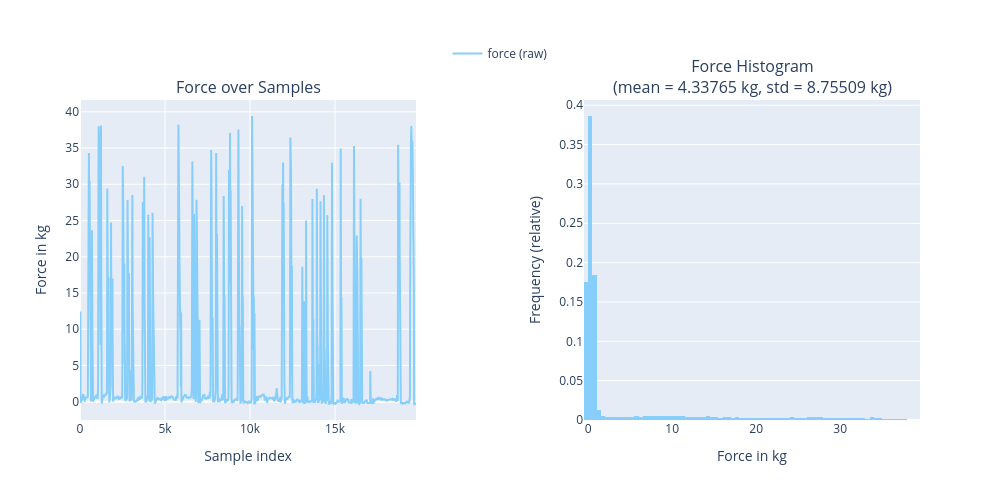

The notebook cell this image was saved under:
### Markdown cell above
# Force vs. time

### Code cell
import plotly.graph_objects as go
from plotly.subplots import make_subplots

# Calculate mean and std deviation
mean_force = df['pedalForceRaw_fl32'].mean()
std_force = df['pedalForceRaw_fl32'].std()

# Create subplots: 1 row, 2 columns
fig = make_subplots(
    rows=1, cols=2,
    subplot_titles=("Force over Samples", f"Force Histogram<br>(mean = {mean_force:.5f} kg, std = {std_force:.5f} kg)"),
    horizontal_spacing=0.2
)

# Light blue color
light_blue = '#87CEFA'

# Left subplot: forceRaw_InKg over samples
fig.add_trace(
    go.Scatter(
        x=df.index,  # or df['time_InMs'] if desired
        y=df['pedalForceRaw_fl32'],
        mode='lines',
        name='force (raw)',
        line=dict(color=light_blue)
    ),
    row=1, col=1
)

# Right subplot: histogram of forceRaw_InKg
fig.add_trace(
    go.Histogram(
        x=df['pedalForceRaw_fl32'],
        name='force (raw)',
        histnorm='probability',
        marker_color=light_blue,
        showlegend=False
    ),
    row=1, col=2
)

# Layout and axes
fig.update_layout(
    height=500,
    width=1000,
    showlegend=True,
    legend=dict(
        orientation="h",
        yanchor="bottom",
        y=1.1,
        xanchor="center",
        x=0.5
    )
)

fig.update_xaxes(title_text="Sample index", row=1, col=1)
fig.update_yaxes(title_text="Force in kg", row=1, col=1)
fig.update_xaxes(title_text="Force in kg", row=1, col=2)
fig.update_yaxes(title_text="Frequency (relative)", row=1, col=2)

fig.show()

### Figure 1 — Plotly figure (JSON) as saved in the notebook; plotly's stock layout.template omitted (floating-point values rounded to 4 significant figures; data arrays with more than 128 entries replaced by an {"elided": "..."} marker saying what was removed)
{"data": [{"line": {"color": "#87CEFA"}, "mode": "lines", "name": "force (raw)", "type": "scatter", "x": {"elided": "19764 int values"}, "xaxis": "x", "y": {"elided": "19764 float values"}, "yaxis": "y"}, {"histnorm": "probability", "marker": {"color": "#87CEFA"}, "name": "force (raw)", "showlegend": false, "type": "histogram", "x": {"elided": "19764 float values"}, "xaxis": "x2", "yaxis": "y2"}], "layout": {"annotations": [{"font": {"size": 16}, "showarrow": false, "text": "Force over Samples", "x": 0.2, "xanchor": "center", "xref": "paper", "y": 1, "yanchor": "bottom", "yref": "paper"}, {"font": {"size": 16}, "showarrow": false, "text": "Force Histogram<br>(mean = 4.33765 kg, std = 8.75509 kg)", "x": 0.8, "xanchor": "center", "xref": "paper", "y": 1, "yanchor": "bottom", "yref": "paper"}], "height": 500, "legend": {"orientation": "h", "x": 0.5, "xanchor": "center", "y": 1.1, "yanchor": "bottom"}, "showlegend": true, "width": 1000, "xaxis": {"anchor": "y", "domain": [0, 0.4], "title": {"text": "Sample index"}}, "xaxis2": {"anchor": "y2", "domain": [0.6, 1], "title": {"text": "Force in kg"}}, "yaxis": {"anchor": "x", "domain": [0, 1], "title": {"text": "Force in kg"}}, "yaxis2": {"anchor": "x2", "domain": [0, 1], "title": {"text": "Frequency (relative)"}}}}
